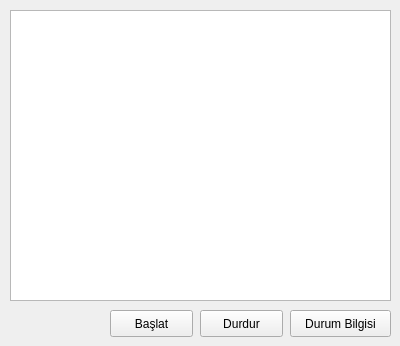
<ui version="4.0" >
 <class>MainWindow</class>
 <widget class="QMainWindow" name="MainWindow" >
  <property name="geometry" >
   <rect>
    <x>0</x>
    <y>0</y>
    <width>400</width>
    <height>346</height>
   </rect>
  </property>
  <property name="windowTitle" >
   <string>Truva Linux Servis Yöneticisi</string>
  </property>
  <widget class="QWidget" name="centralwidget" >
   <widget class="QPushButton" name="pushButton" >
    <property name="geometry" >
     <rect>
      <x>110</x>
      <y>310</y>
      <width>83</width>
      <height>27</height>
     </rect>
    </property>
    <property name="text" >
     <string>Başlat</string>
    </property>
   </widget>
   <widget class="QPushButton" name="pushButton_2" >
    <property name="geometry" >
     <rect>
      <x>200</x>
      <y>310</y>
      <width>83</width>
      <height>27</height>
     </rect>
    </property>
    <property name="text" >
     <string>Durdur</string>
    </property>
   </widget>
   <widget class="QPushButton" name="pushButton_3" >
    <property name="geometry" >
     <rect>
      <x>290</x>
      <y>310</y>
      <width>101</width>
      <height>27</height>
     </rect>
    </property>
    <property name="text" >
     <string>Durum Bilgisi</string>
    </property>
   </widget>
   <widget class="QListView" name="listView" >
    <property name="geometry" >
     <rect>
      <x>10</x>
      <y>10</y>
      <width>381</width>
      <height>291</height>
     </rect>
    </property>
   </widget>
  </widget>
 </widget>
 <resources/>
 <connections/>
</ui>
